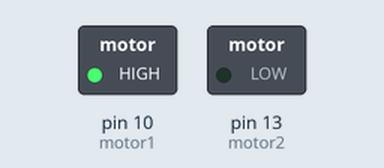
A sketch run on a simulated Arduino Uno, built with avr-gcc and run on an emulated ATmega328P. Parts: switched loads named in the sketch (green lamp = pin HIGH).

Above: at 2.5 s.
At 10.5 s:
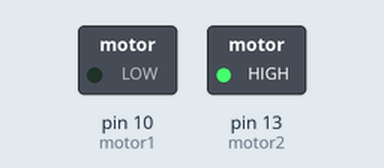
At 14.5 s:
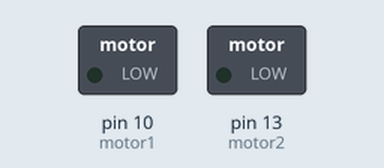
Timing chart, 0 to 20.8 s (numbered marks = the images above):
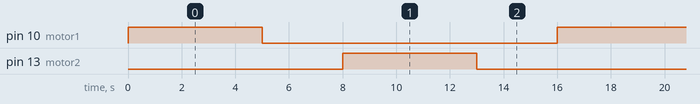

Measured:
- by itself, pin 10 (motor1), pin 13 (motor2): alternates HIGH for 5.0 s and LOW for 11.0 s
- by itself, everything shown: repeats every 16.0 s, in 4 steps

The sketch:

step4.ino
```cpp
int motor1 = 10; //모터1(정회전) 10번핀으로 제어
int motor2 = 13; //모터2(역회전) 13번핀으로 제어

void setup() {
  pinMode(motor1, OUTPUT);
  pinMode(motor2, OUTPUT);
  Serial.begin(9600); //시리얼통신
}

void loop() {
  digitalWrite(motor1, HIGH) ;
  digitalWrite(motor2, LOW) ; //motor1 작동
  delay(5000); //5초간 작동
  digitalWrite(motor1, LOW) ;
  digitalWrite(motor2, LOW) ; //motor1,2 멈춤
  delay(3000); //3초간 유지
  digitalWrite(motor1, LOW);
  digitalWrite(motor2, HIGH); //motor2 작동
  delay(5000) ; //5초간 작동
  digitalWrite(motor1, LOW) ;
  digitalWrite(motor2, LOW) ; //motor1,2 멈춤
  delay (3000) ; //3초간 유지
}
```
